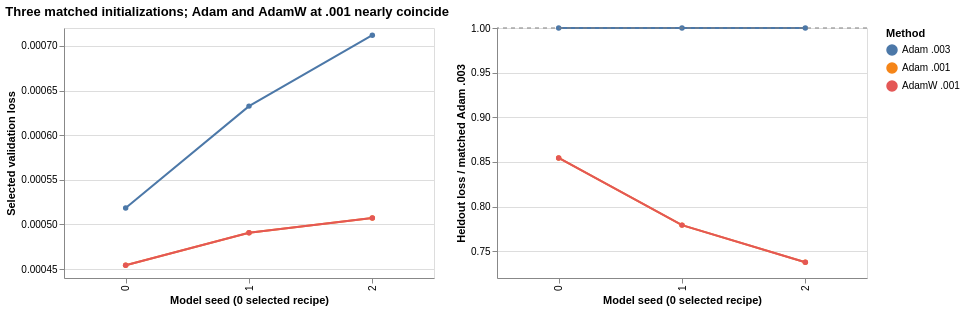

Specify this chart in Vega-Lite:
### Vega-Lite specification from a JSON file in a GitHub repository (floating-point values rounded to 4 significant figures)
{"config": {"view": {"continuousWidth": 300, "continuousHeight": 300}}, "hconcat": [{"data": {"values": [{"seed": "0", "method": "Adam .003", "heldout_relative_to_baseline": 1.0, "validation_loss": 0.0005183, "mean_heldout_loss": 0.000695}, {"seed": "0", "method": "Adam .001", "heldout_relative_to_baseline": 0.8545, "validation_loss": 0.0004542, "mean_heldout_loss": 0.0005939}, {"seed": "0", "method": "AdamW .001", "heldout_relative_to_baseline": 0.8545, "validation_loss": 0.0004542, "mean_heldout_loss": 0.0005939}, {"seed": "1", "method": "Adam .003", "heldout_relative_to_baseline": 1.0, "validation_loss": 0.0006325, "mean_heldout_loss": 0.0008721}, {"seed": "1", "method": "Adam .001", "heldout_relative_to_baseline": 0.7792, "validation_loss": 0.0004907, "mean_heldout_loss": 0.0006796}, {"seed": "1", "method": "AdamW .001", "heldout_relative_to_baseline": 0.7792, "validation_loss": 0.0004907, "mean_heldout_loss": 0.0006796}, {"seed": "2", "method": "Adam .003", "heldout_relative_to_baseline": 1.0, "validation_loss": 0.000712, "mean_heldout_loss": 0.00106}, {"seed": "2", "method": "Adam .001", "heldout_relative_to_baseline": 0.7376, "validation_loss": 0.0005073, "mean_heldout_loss": 0.0007821}, {"seed": "2", "method": "AdamW .001", "heldout_relative_to_baseline": 0.7376, "validation_loss": 0.0005073, "mean_heldout_loss": 0.0007821}]}, "mark": {"type": "line", "point": true}, "encoding": {"color": {"field": "method", "sort": ["Adam .003", "Adam .001", "AdamW .001"], "title": "Method", "type": "nominal"}, "tooltip": [{"field": "seed", "type": "nominal"}, {"field": "method", "type": "nominal"}, {"field": "validation_loss", "type": "quantitative"}, {"field": "mean_heldout_loss", "type": "quantitative"}, {"field": "heldout_relative_to_baseline", "type": "quantitative"}], "x": {"field": "seed", "title": "Model seed (0 selected recipe)", "type": "ordinal"}, "y": {"field": "validation_loss", "scale": {"zero": false}, "title": "Selected validation loss", "type": "quantitative"}}, "height": 250, "width": 370}, {"layer": [{"data": {"values": [{"seed": "0", "method": "Adam .003", "heldout_relative_to_baseline": 1.0, "validation_loss": 0.0005183, "mean_heldout_loss": 0.000695}, {"seed": "0", "method": "Adam .001", "heldout_relative_to_baseline": 0.8545, "validation_loss": 0.0004542, "mean_heldout_loss": 0.0005939}, {"seed": "0", "method": "AdamW .001", "heldout_relative_to_baseline": 0.8545, "validation_loss": 0.0004542, "mean_heldout_loss": 0.0005939}, {"seed": "1", "method": "Adam .003", "heldout_relative_to_baseline": 1.0, "validation_loss": 0.0006325, "mean_heldout_loss": 0.0008721}, {"seed": "1", "method": "Adam .001", "heldout_relative_to_baseline": 0.7792, "validation_loss": 0.0004907, "mean_heldout_loss": 0.0006796}, {"seed": "1", "method": "AdamW .001", "heldout_relative_to_baseline": 0.7792, "validation_loss": 0.0004907, "mean_heldout_loss": 0.0006796}, {"seed": "2", "method": "Adam .003", "heldout_relative_to_baseline": 1.0, "validation_loss": 0.000712, "mean_heldout_loss": 0.00106}, {"seed": "2", "method": "Adam .001", "heldout_relative_to_baseline": 0.7376, "validation_loss": 0.0005073, "mean_heldout_loss": 0.0007821}, {"seed": "2", "method": "AdamW .001", "heldout_relative_to_baseline": 0.7376, "validation_loss": 0.0005073, "mean_heldout_loss": 0.0007821}]}, "mark": {"type": "line", "point": true}, "encoding": {"color": {"field": "method", "sort": ["Adam .003", "Adam .001", "AdamW .001"], "title": "Method", "type": "nominal"}, "tooltip": [{"field": "seed", "type": "nominal"}, {"field": "method", "type": "nominal"}, {"field": "validation_loss", "type": "quantitative"}, {"field": "mean_heldout_loss", "type": "quantitative"}, {"field": "heldout_relative_to_baseline", "type": "quantitative"}], "x": {"field": "seed", "title": "Model seed (0 selected recipe)", "type": "ordinal"}, "y": {"field": "heldout_relative_to_baseline", "scale": {"zero": false}, "title": "Heldout loss / matched Adam .003", "type": "quantitative"}}}, {"data": {"values": [{"baseline": 1}]}, "mark": {"type": "rule", "color": "gray", "strokeDash": [4, 4]}, "encoding": {"y": {"field": "baseline", "type": "quantitative"}}}], "height": 250, "width": 370}], "title": "Three matched initializations; Adam and AdamW at .001 nearly coincide", "$schema": "https://vega.github.io/schema/vega-lite/v6.4.1.json"}
